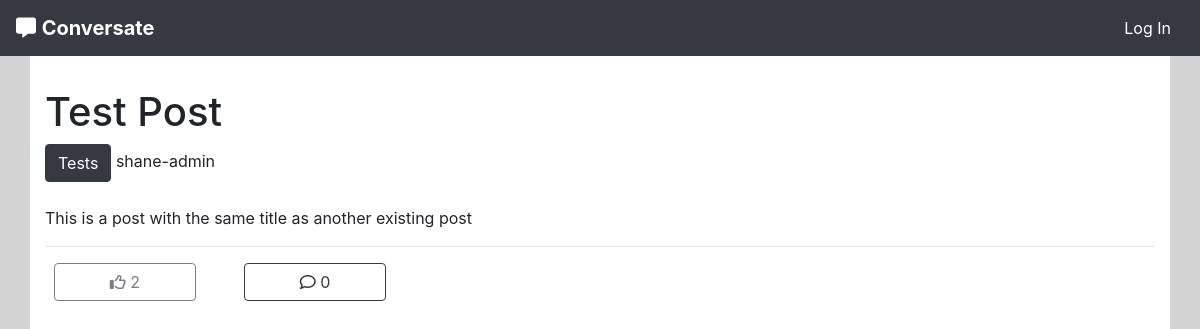
Page /tests-sTzSXNts-test-post/ on the earlier database version.
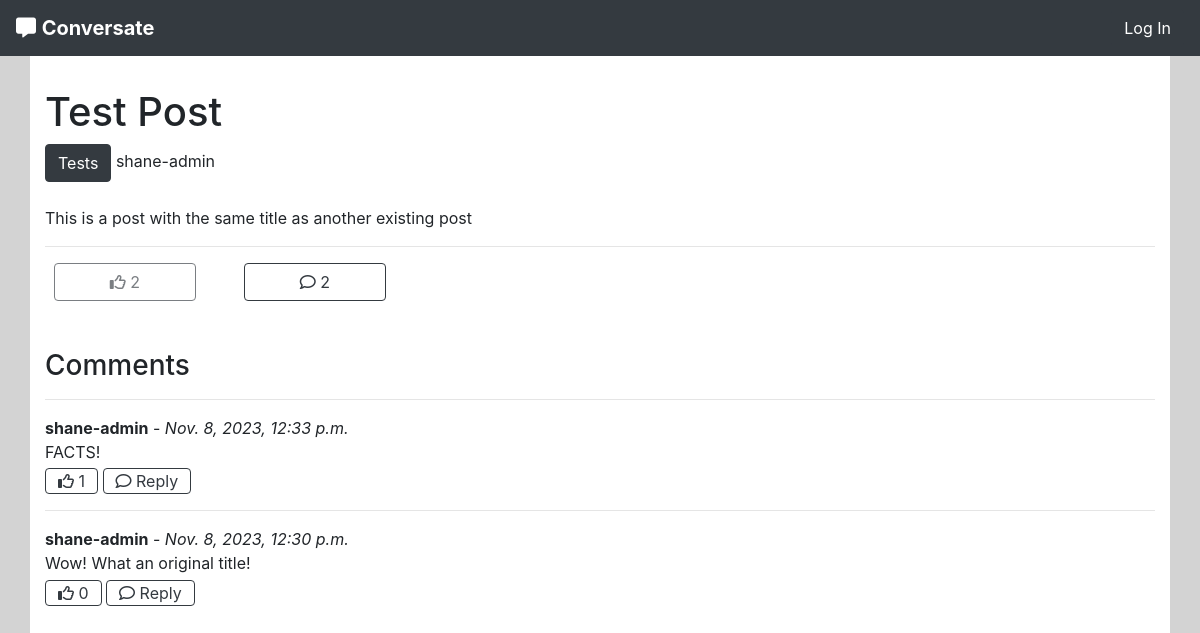
Same page on the later database version.
### forum/models.py (models this page shows, shortened)
class Post(models.Model):
    title = models.CharField(max_length=200)
    slug = models.SlugField(max_length=200, unique=True)
    tag = models.ForeignKey(Tag, on_delete=models.CASCADE, related_name='tagged_posts')
    posted_by = models.ForeignKey(User, on_delete=models.CASCADE, related_name='added_posts')
    posted_on = models.DateTimeField(auto_now_add=True)
    content = models.TextField()
    edited = models.BooleanField(default=False)
    likes = models.ManyToManyField(User, related_name='post_likes', blank=True)
    approved = models.BooleanField(default=False)
    class Meta:
        ordering = ['-posted_on']
    def number_of_likes(self):
        return self.likes.count()
    def number_of_comments(self):
        return self.comments.count()

class Tag(models.Model):
    name = models.CharField(max_length=30, unique=True)
    def __str__(self):
        return self.name

class Comment(models.Model):
    post = models.ForeignKey(Post, on_delete=models.CASCADE, related_name='comments')
    content = models.TextField()
    posted_by = models.ForeignKey(User, on_delete=models.CASCADE, related_name='added_comments')
    posted_on = models.DateTimeField(auto_now_add=True)
    reply_to = models.ForeignKey('self', on_delete=models.CASCADE, related_name='replies', blank=True, null=True)
    edited = models.BooleanField(default=False)
    likes = models.ManyToManyField(User, related_name="comment_likes", blank=True)
    approved = models.BooleanField(default=False)
    class Meta:
        ordering = ['-posted_on']
    def number_of_likes(self):
        return self.likes.count()

### forum/views.py (the view)
# urls.py: path('<slug:slug>/', views.ViewPost.as_view(), name='view_post'),
class ViewPost(View):
    def get(self, request, slug, *args, **kwargs):
        post = get_object_or_404(Post, slug=slug)
        comments = post.comments.order_by('-posted_on')
        liked = post.likes.filter(id=request.user.id).exists()
        context = {
            'post': post,
            'comments': comments,
            'liked': liked
        }
        return render(
            request,
            'view_full_post.html',
            context
        )

### templates/view_full_post.html (shortened to what this page needs)
{% extends "base.html" %}
{% block content %}
    <h1>{{ post.title }}</h1>
    <a class="btn btn-large btn-dark" href="#">{{ post.tag }}</a>
    <span>{{ post.posted_by }}</span>
    <br><br>
    <p>{{ post.content }}</p>
    <hr>
    <div class="row">
        <div class="col-3 col-md-2 px-1 px-md-2 px-lg-4">
            {% if user.is_authenticated %}
                <form class="d-inline" method="POST" action="{% url 'like_post' post.slug %}">
                    {% csrf_token %}
                    {% if liked %}
                    <button type="submit" class="btn btn-dark btn-block" aria-label="Unlike this post">
                        <i class="fa-solid fa-thumbs-up"></i>
                    {% else %}
                    <button type="submit" class="btn btn-outline-dark btn-block" aria-label="Like this post">
                        <i class="fa-regular fa-thumbs-up"></i>
                    {% endif %}
                        {{ post.number_of_likes }}
                    </button>
                </form>
            {% else %}
                <span class="btn btn-outline-dark btn-block disabled" aria-disabled="true">
                    <i class="fa-regular fa-thumbs-up"></i>
                    {{ post.number_of_likes }}
                </span>
            {% endif %}
        </div>
        <div class="col-3 col-md-2 px-1 px-md-2 px-lg-4">
            {% if user.is_authenticated %}
                <a class="btn btn-outline-dark btn-block" href="#post-comment" aria-label="Post a comment">
            {% else %}
                <a class="btn btn-outline-dark btn-block" href="#comments" aria-label="View the post's comments">
            {% endif %}
                <i class="fa-regular fa-comment"></i>
                {{ post.number_of_comments }}
            </a>
        </div>
    </div>
    <br>
    <br>
    <div id="comments">
        {% if comments %}
            <h3>Comments</h3>
            <hr>
            {% for comment in comments %}
                <strong>{{ comment.posted_by }}</strong> -
                <em>{{ comment.posted_on }}</em>
                <p class="mb-1">{{ comment.content }}</p>
                <div>
                    <form method="POST" class="d-inline" action="{% url 'like_comment' comment.id %}">
                        {% if user in comment.likes.all %}
                        <button type="submit" class="btn btn-small btn-dark py-0">
                            <i class="fa-solid fa-thumbs-up"></i>
                        {% else %}
                        <button type="submit" class="btn btn-small btn-outline-dark py-0">
                            <i class="fa-regular fa-thumbs-up"></i>
                        {% endif %}
                            {{ comment.number_of_likes }}
                        </button>
                    </form>
                    <button class="btn btn-small btn-outline-dark py-0" type="button" data-toggle="collapse"
                        data-target="#reply-to-{{ comment.id }}" aria-expanded="false" aria-controls="reply-to-{{ comment.id }}">
                        <i class="fa-regular fa-comment"></i>
                        Reply
                    </button>
                </div>
                {% if not forloop.last %}
                    <hr>
                {% endif %}
            {% endfor %}
        {% endif %}
    </div>
{% endblock %}

### templates/base.html (shortened to what this page needs)
{% load static %}
<!DOCTYPE html>
<html lang="en">
<head>
    <link rel="stylesheet" href="https://cdn.jsdelivr.net/npm/bootstrap@4.6.2/dist/css/bootstrap.min.css"
>
    <link rel="stylesheet" href="{% static 'css/style.css' %}" type="text/css">
</head>
<body id="main-page">
    <nav class="navbar navbar-expand-sm navbar-dark bg-dark">
        <div>
            <a class="navbar-brand" href="{% url 'home' %}" aria-label="Go to the home page">
                <i class="fa-solid fa-message"></i>
                <strong>Conversate</strong>
            </a>
        </div>
            <ul class="nav justify-content-end">
                {% if user.is_authenticated %}
                <li class="text-light d-none d-sm-inline mr-2 mr-lg-4">
                    <em class="align-middle">{{user.username}}</em>
                </li>
                <li class="nav mr-2 mr-lg-4">
                    <a class="nav-icon" href="{% url 'new_post' %}" data-toggle="tooltip"
                        data-placement="bottom" title="New Post" aria-label="Create a new post">
                        <i class="fa-solid fa-plus"></i>
                    </a>
                </li>
                <li class="nav dropdown">
                    <span class="nav-icon" data-toggle="dropdown" role="button" aria-expanded="false" aria-label="User Information">
                        <i class="fa-solid fa-gear"></i>
                    </span>
                    <div class="dropdown-menu dropdown-menu-right">
                        <a class="dropdown-item" href="#" aria-label="View all of your previously made posts">View Posts</a>
                        <a class="dropdown-item" href="#" aria-label="View and edit your account settings">Account Settings</a>
                        <div class="dropdown-divider"></div>
                        <a id="nav-logout" class="dropdown-item clickable" data-toggle="modal"
                            data-target="#modal-logout" aria-label="Log out of your account">Log out</a>
                    </div>
                </li>
                {% else %}
                    <li class="nav">
                        <a href="{% url 'account_login' %}" class="btn btn-dark">Log In</a>
                    </li>
                {% endif %}
            </ul>
    </nav>
    <section>
        <div id="main-content" class="container">
            {% block content %}
            {% endblock content %}
        </div>
    </section>
</body>
</html>

### static/css/style.css (style rules this page uses)
.navbar { display: grid; grid-template-columns: 1fr 1fr; grid-template-rows: 1fr; }
#main-page { background-color: lightgray; display: grid; grid-template-columns: 1fr; grid-template-rows: auto 1fr auto; min-height: 100vh; }
#main-content { background-color: white; height: 100%; padding-top: 32px; }

Differences in the rows shown:
computed for Post "Test Post": number_of_comments "0" → "2"
added Comment: posted_by "shane-admin", posted_on "Nov. 8, 2023, 12:33 p.m.", content "FACTS!", number_of_likes "1"
added Comment: posted_by "shane-admin", posted_on "Nov. 8, 2023, 12:30 p.m.", content "Wow! What an original title!", number_of_likes "0"
Other differences:
text now shown: "Comments"
